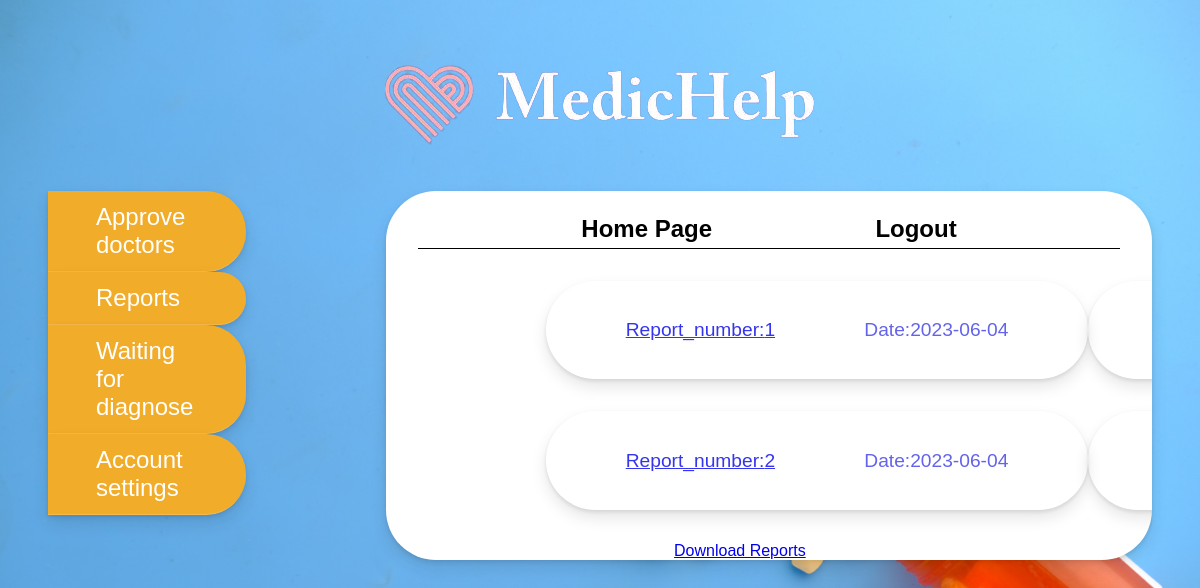
Page /waitingForDiagnose (signed in) on the earlier database version.
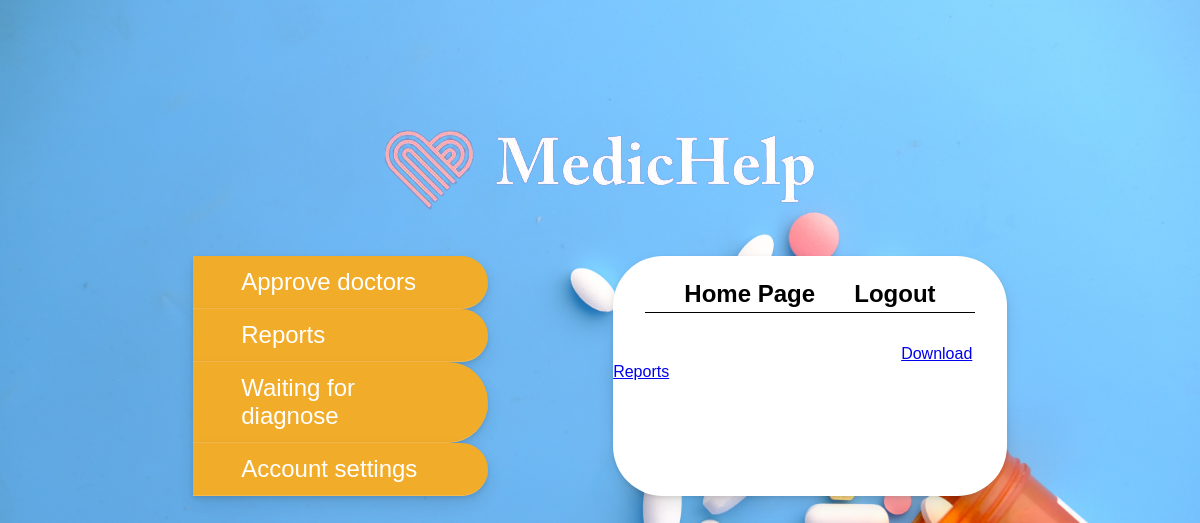
Same page on the later database version.
### PneumoniaApp/Patient/models.py (models this page shows, shortened)
class Report(db.Model):
    id = db.Column(db.Integer, primary_key=True)
    image = db.Column(db.String(120), unique=True, nullable=False)
    start_date = db.Column(db.Date, default=datetime.utcnow)
    end_date = db.Column(db.Date)
    patient_id = db.Column(db.Integer, db.ForeignKey('patient.id'), nullable=False)
    doctor_id = db.Column(db.Integer, db.ForeignKey('doctor.id'), nullable=False)
    helping_doctor_id = db.Column(db.Integer, db.ForeignKey('doctor.id'))
    helping_doctor_answer = db.Column(db.Boolean)
    ai_help = db.Column(db.Boolean, default=False)
    ai_answer = db.Column(db.Boolean)
    is_sick = db.Column(db.Boolean)
    is_answer=db.Column(db.Boolean, default=False)

### PneumoniaApp/Manager/routes.py (the view)
@manager.route("/waitingForDiagnose")
@login_required
def waitingForDiagnose():
    reports = Report.query.filter_by(is_answer=False)
    return render_template("ManagerDiagnoseHistory.html", reports=reports)

### PneumoniaApp/templates/ManagerDiagnoseHistory.html
{% extends 'homeLayout.html' %}
{% block content %}
    <a href="{{url_for('manager.approveDoctors')}}">Approve doctors</a>
    <a href="{{url_for('manager.managerReports')}}">Reports</a>
    <a href="{{url_for('manager.waitingForDiagnose')}}">Waiting for diagnose</a>
    <a href="{{url_for('Authentication.ManagerChangePassword')}}">Account settings</a>
{% endblock content %}
{% block homepage %}
    <a href="{{url_for('Authentication.ManagerHome')}}">Home Page</a>
{% endblock %}
{% block desc %}
    <div id="passwordForm">
        {% for report in reports %}
            <div class="doctor">
                <a href="{{ url_for('manager.report_details', report_id=report.id) }}">Report_number:{{ report.id }}</a>
                <label for="">Date:{{report.start_date}}</label>
            </div>
        {% endfor %}
    </div>
    <a href="{{url_for('manager.downloadReports')}}" id="downLink">Download Reports</a>
{% endblock desc %}

### PneumoniaApp/templates/homeLayout.html (shortened to what this page needs)
<!DOCTYPE html>
<html lang="en">
<head>
    <link rel="stylesheet" href="{{ url_for('static', filename='Mainlayout.css') }}"/>
</head>
<body>
    <img id="logo" src="{{ url_for('static', filename='Authlayout/WebLogoRemove.png') }}" alt="Logo">
    <div id="container">
        <nav>
            {% block content %}
            {% endblock %}
        </nav>
        <section>
            <div id="userNav">
                {% block homepage %}
                {% endblock %}
                <a href="{{url_for('Authentication.logout')}}">Logout</a>
            </div>
            <div id="content">
                {% block desc %}
                {% endblock %}
            </div>
        </section>
    </div>
</body>
</html>

### PneumoniaApp/static/Mainlayout.css (style rules this page uses)
body { margin: 0; display: flex; flex-direction: column; justify-content: center; align-items: center; height: 100vh; background-image: url("UserLayout/background.jpg"); background-repeat: no-repeat; background-size: cover; font-family: 'Inconsolata', monospace; font-family: 'Montserrat', sans-serif; }
#container { display: flex; flex-direction: row; margin-bottom: 17%; }
#container nav { display: flex; flex-direction: column; padding-right: 5em; margin-right: 5%; margin-left: 3em; }
#container nav a { font-size: x-large; text-decoration: none; background-color: rgb(241, 172, 42); box-shadow: 0 2px 4px rgb(0 0 0 / 10%), 0 8px 16px rgb(0 0 0 / 10%); color: white; border-bottom-style: solid; border-bottom-color: rgb(245, 186, 76); border-top-right-radius: 40px; border-bottom-right-radius: 40px; border-bottom-width: 0.5px; padding-left:2em; padding-right: 2em; padding-top: 0.5em; padding-bottom: 0.5em; }
#container section { background-color: white; border-radius: 50px; box-shadow: 0 2px 4px rgb(0 0 0 / 10%), 0 8px 16px rgb(0 0 0 / 10%); display: flex; flex-direction: column; }
#userNav { display: flex; flex-direction: row; justify-content: space-evenly; border-bottom-style: solid; border-bottom-width: 0.5px; margin-left: 2em; margin-right: 2em; }
#userNav a { font-size: x-large; text-decoration: none; margin-top: 1em; margin-bottom: 0.2em; color: black; font-weight: 600; }
#logo { margin-bottom: 3%; }
#passwordForm { display: flex; flex-direction: column; flex-wrap: wrap; justify-content: center; align-items: center; padding-left: 10em; padding-right: 10em; padding-bottom: 2em; overflow-y: scroll; max-height: 40vh; }
section { margin-right: 3em; }
#downLink { margin-left: 18em; margin-bottom: 1em; }

Differences in the rows shown:
removed Report: id "1", start_date "2023-06-04"
removed Report: id "2", start_date "2023-06-04"
